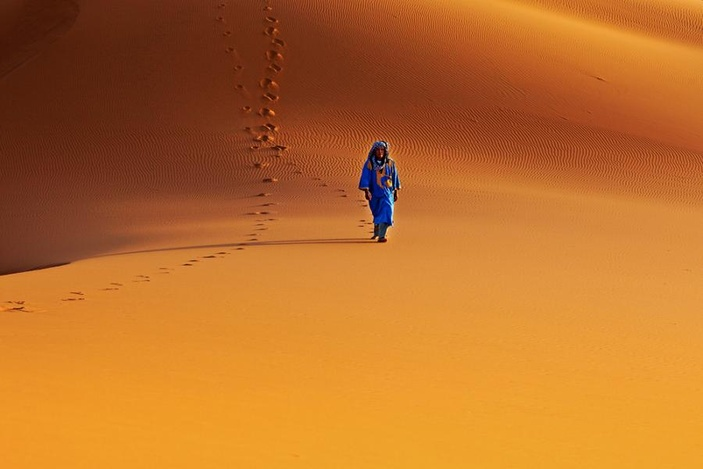
#> input picture images/desert.jpg, 703 x 469 px, shrunk from 900 x 600 before the run
$ python main.py
#> lines starting #> are read from the running program, lines starting #| are printed output that depends on the picture
import os
from PIL import Image

class Camouflage():

  image_name = None
  image_path = None
  image = None
  pixels = None
  size = None
  average_colors = None
  color_range = None

  def __init__(self, imageName, colorRange=100):
    self.image_name = imageName
    project_dir = os.path.dirname(os.path.abspath(__file__))
    self.image_path = os.path.join(project_dir, "images", imageName)
    self.color_range = colorRange
    self.loadImage()
    self.calculateAverage()
    self.checkDifference()
    self.saveMaskedImage()

  def loadImage(self):
    self.image = Image.open(self.image_path)
#> self.image is the input picture: PIL image 703x469 RGB; mean R, G, B 187.5, 111.1, 41.8
    self.pixels = self.image.load()
    self.size = self.image.size
#> self.size = (703, 469)

  def calculateAverage(self):
    total = {"r": 0, "g": 0, "b":0}
    for x in range(self.size[0]):
      for y in range(self.size[1]):
        total = {
          "r": total["r"] + self.pixels[x, y][0],
          "g": total["g"] + self.pixels[x, y][1],
          "b": total["b"] + self.pixels[x, y][2]
        }
#> after the loop, total = {'r': 61827601, 'g': 36639663, 'b': 13777106}
    total_pixel = self.size[0] * self.size[1]
#> total_pixel = 329707
    average = {
      "r": int(total["r"] / total_pixel),
      "g": int(total["g"] / total_pixel),
      "b": int(total["b"] / total_pixel),
    }
#> average = {'r': 187, 'g': 111, 'b': 41}
    self.average_colors = average
#> self.average_colors = {'r': 187, 'g': 111, 'b': 41}

  def checkDifference(self):
    for x in range(self.size[0]):
      for y in range(self.size[1]):
        difference = {
          "r": abs(self.pixels[x, y][0] - self.average_colors["r"]),
          "g": abs(self.pixels[x, y][1] - self.average_colors["g"]),
          "b": abs(self.pixels[x, y][2] - self.average_colors["b"])
        }
        total_difference = difference["r"] + difference["g"] + difference["b"]
        if total_difference > self.color_range:
          self.pixels[x, y] = (self.average_colors["r"], self.average_colors["g"], self.average_colors["b"])

  def saveMaskedImage(self):
    masked_image_name = "masked-" + self.image_name
    project_dir = os.path.dirname(os.path.abspath(__file__))
    save_path = os.path.join(project_dir, "images", masked_image_name)
    self.image.save(save_path)
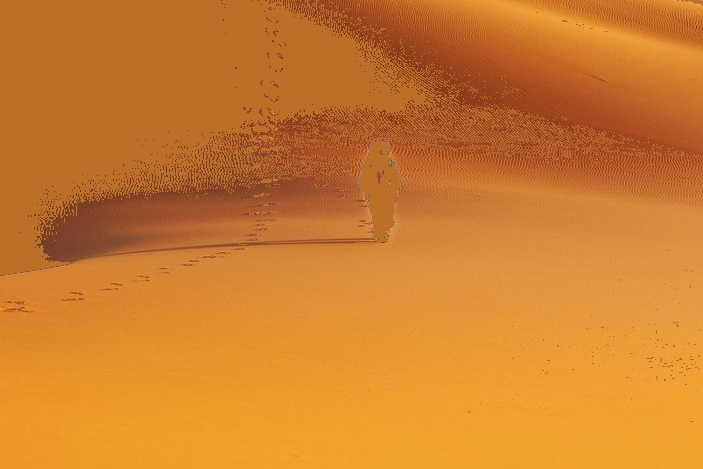
#> saved as masked-desert.jpg: PIL image 703x469 RGB; mean R, G, B 206, 125.9, 46.1

if(__name__ == "__main__"):
  Camouflage("desert.jpg", 120)
  Camouflage("moon.jpg", 50)
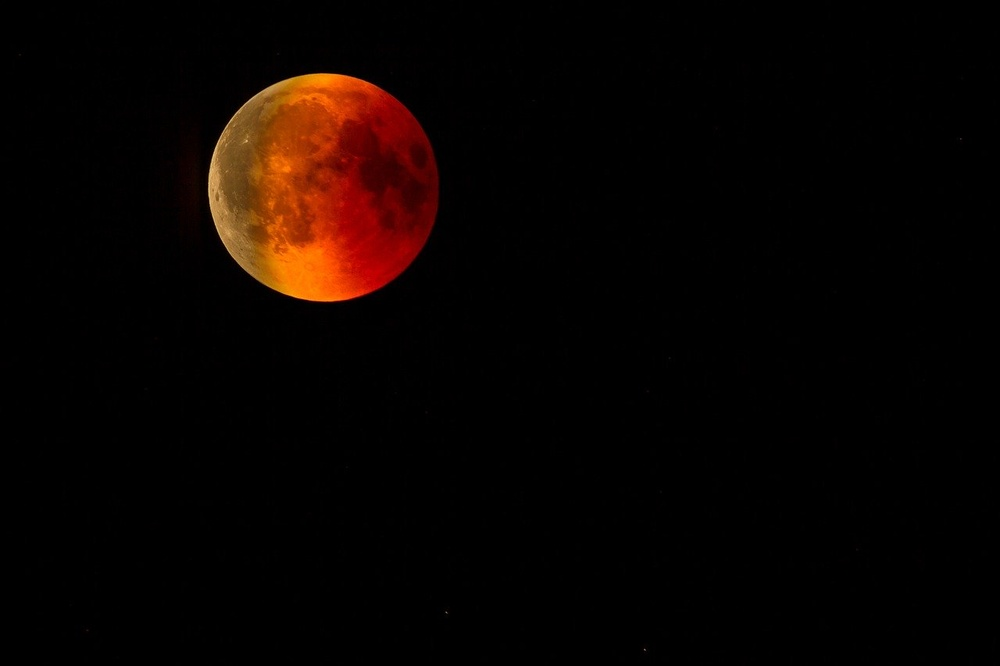
#> input picture images/moon.jpg, 1000 x 666 px, shrunk from 1280 x 853 before the run
#> in loadImage, self.image is the input picture: PIL image 1000x666 RGB; mean R, G, B 10.2, 3.3, 0.7
  Camouflage("snow.jpg", 120)
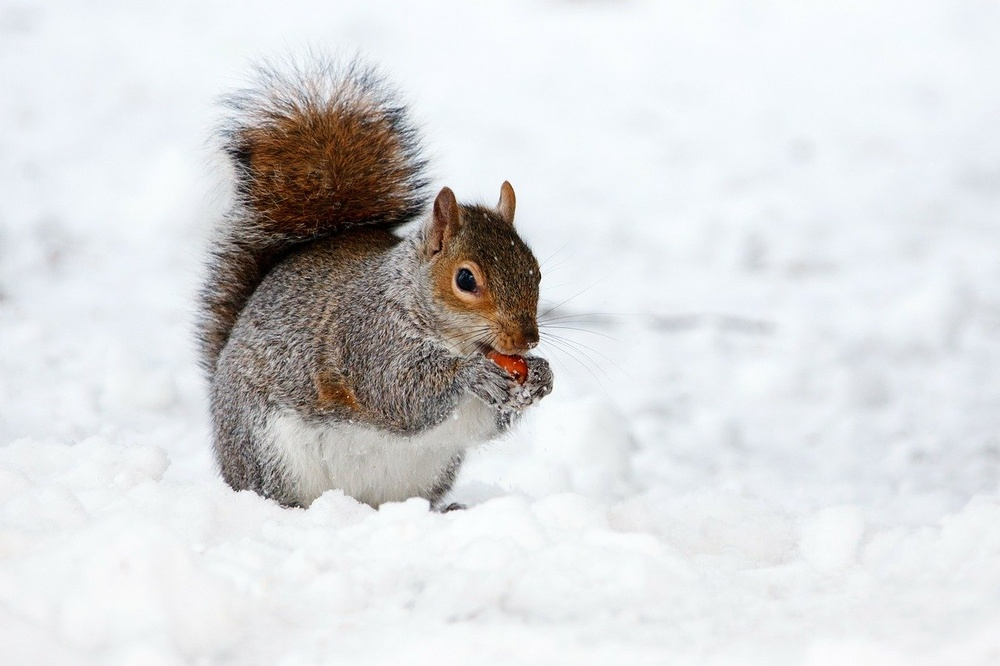
#> input picture images/snow.jpg, 1000 x 666 px, shrunk from 1280 x 853 before the run
#> in loadImage, self.image is the input picture: PIL image 1000x666 RGB; mean R, G, B 217.4, 218.1, 219.4
  Camouflage("flower.jpg", 100)
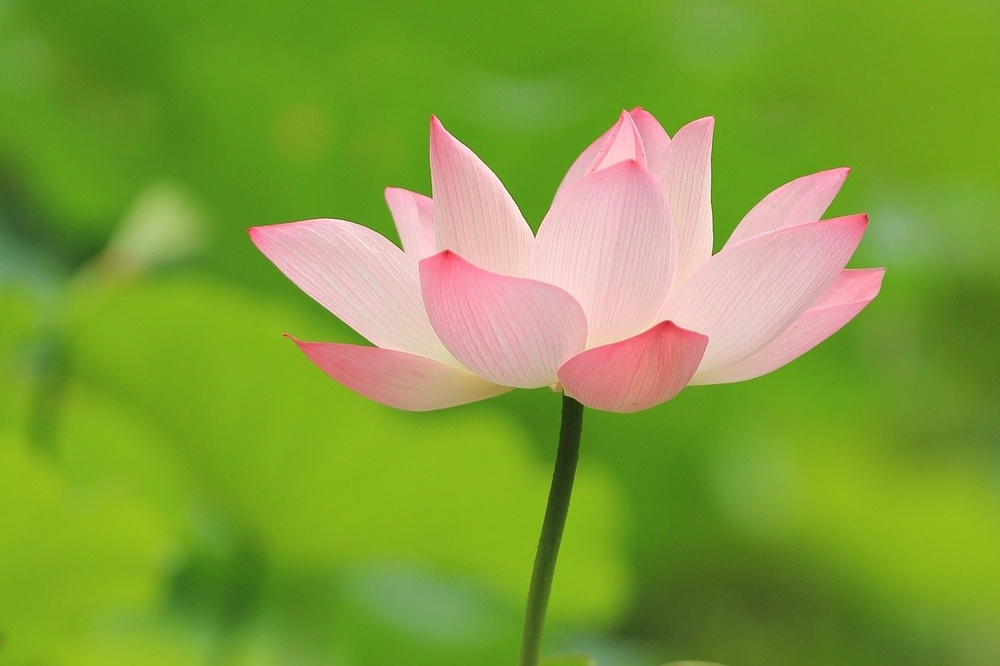
#> input picture images/flower.jpg, 1000 x 666 px, shrunk from 1280 x 853 before the run
#> in loadImage, self.image is the input picture: PIL image 1000x666 RGB; mean R, G, B 128, 158.6, 57.6
#> in saveMaskedImage (call 4), `self.image.save(save_path)`:
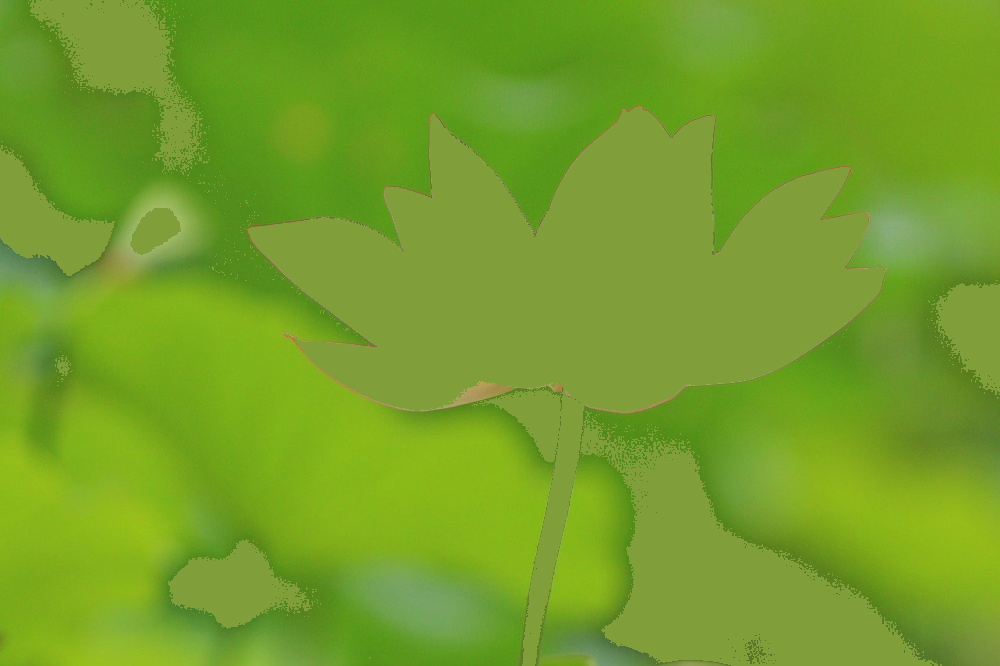
#> saved as masked-flower.jpg: PIL image 1000x666 RGB; mean R, G, B 116.2, 160, 40
  Camouflage("underwater.jpg", 130)
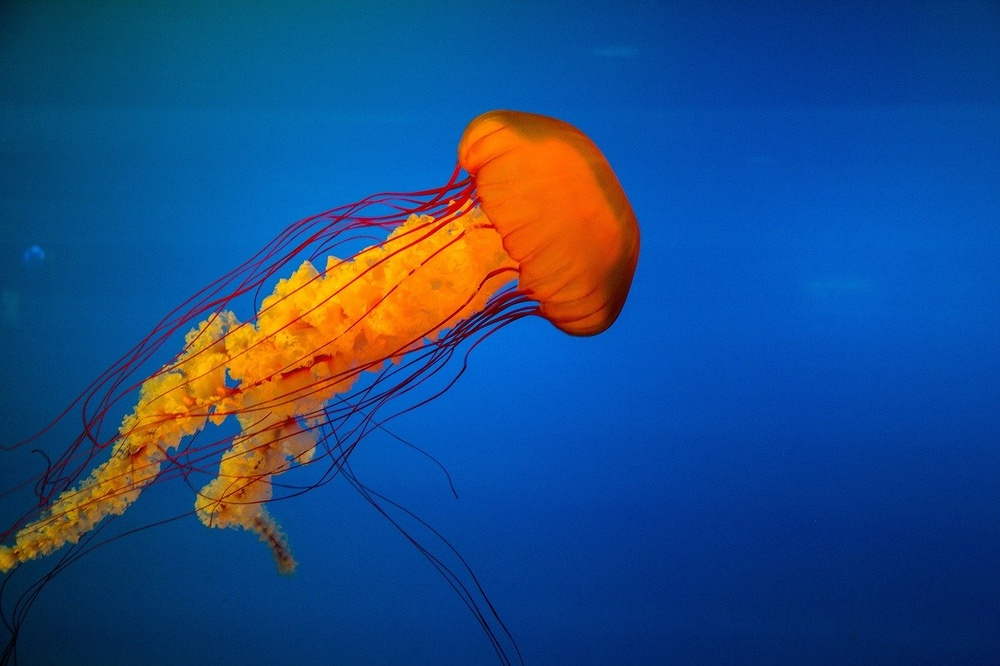
#> input picture images/underwater.jpg, 1000 x 666 px, shrunk from 1280 x 853 before the run
#> in loadImage, self.image is the input picture: PIL image 1000x666 RGB; mean R, G, B 30.6, 75.3, 131.3
#> in saveMaskedImage (call 5), `self.image.save(save_path)`:
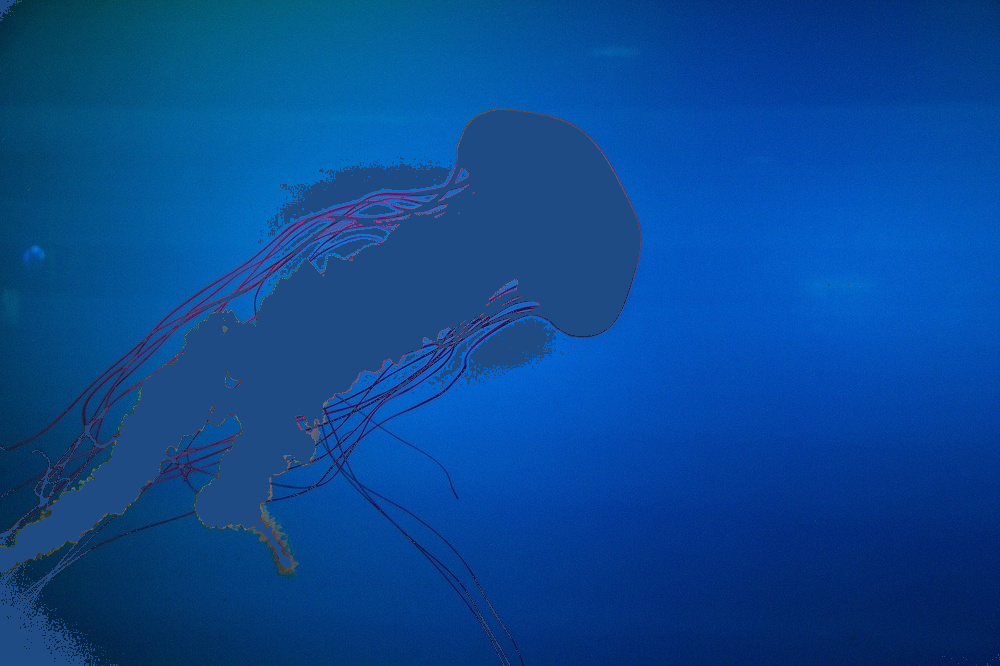
#> saved as masked-underwater.jpg: PIL image 1000x666 RGB; mean R, G, B 9.2, 72.2, 145.7
